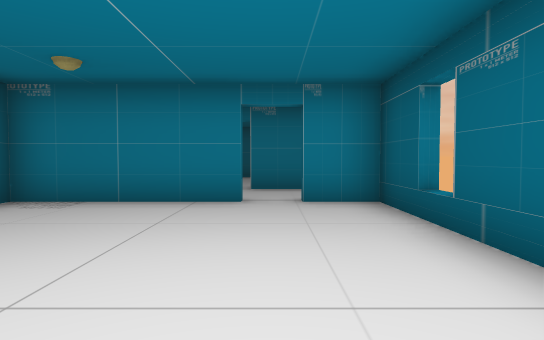
view 1 (above)

16 first-person views from a walk through a 3-D level made in the Unity game engine. The camera is 1.4 m above the floor, tilts 2° down and sees 80° across. The floor is counted in squares, 2 m on a side. Each view is taken from the middle of a square. On the plan, view 1 faces up. The plan holds only what a view shows up to about 10 squares ahead; the rest is blank. The player is left out.

view 2
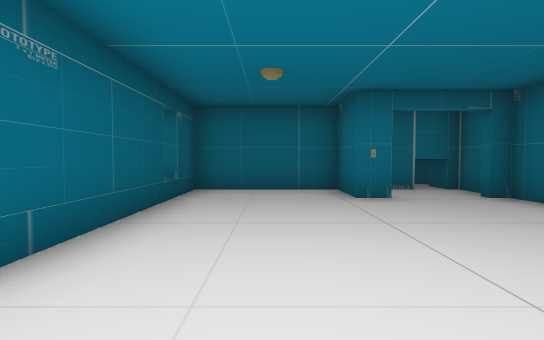

view 3
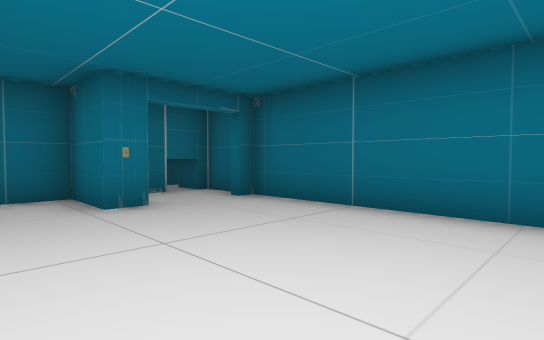

view 4
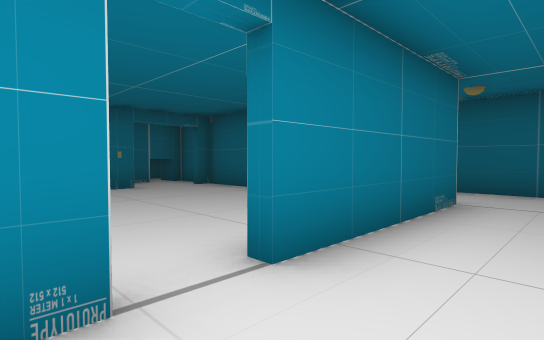

view 5
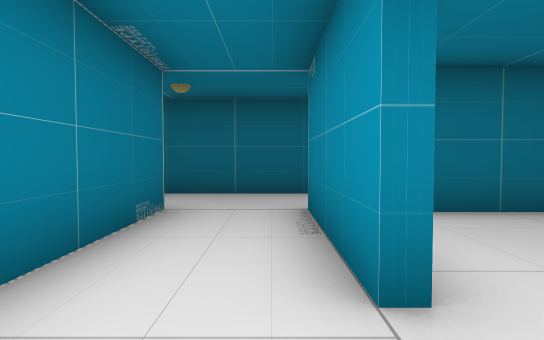

view 6
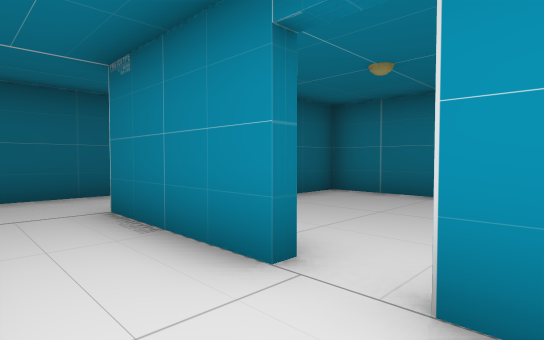

view 7
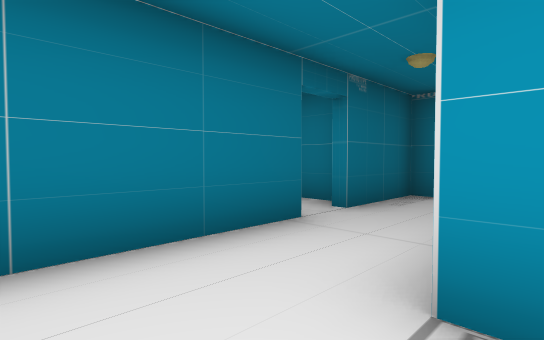

view 8
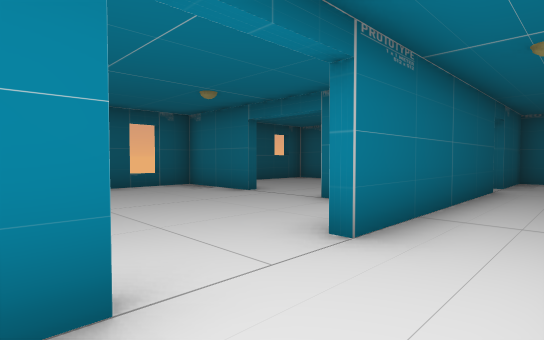

view 9
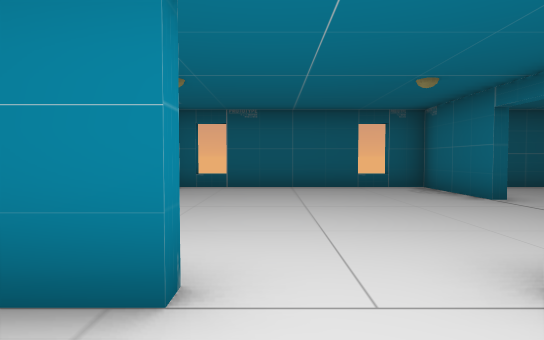

view 10
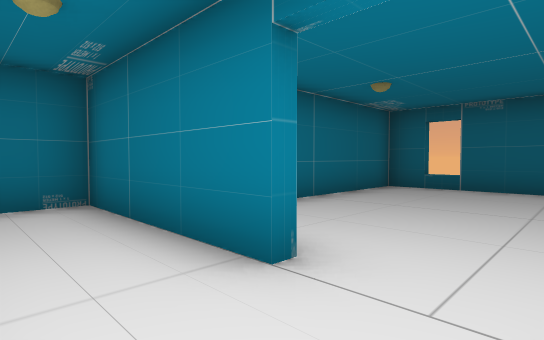

view 11
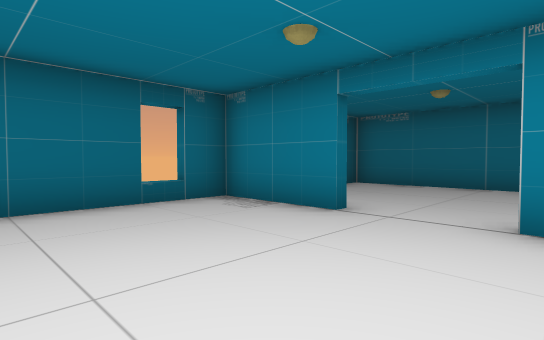

view 12
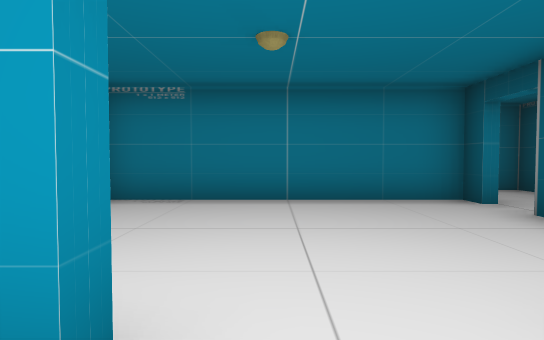

view 13
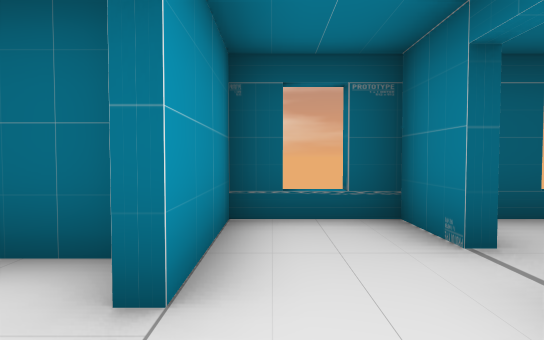

view 14
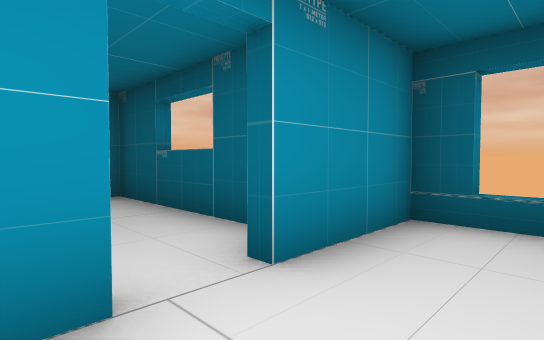

view 15
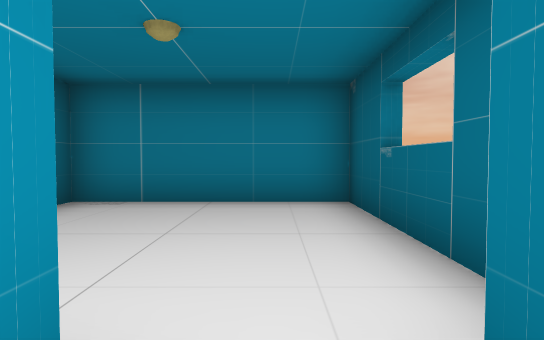

view 16
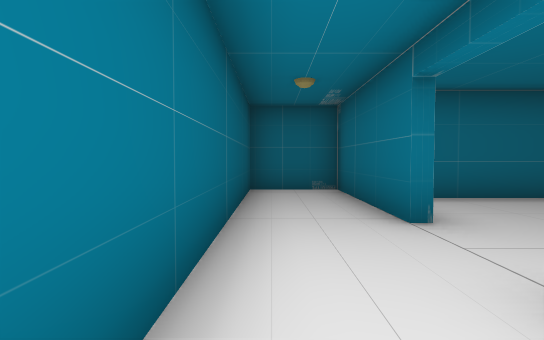

### Floor plan
Ten units are one square. View 1 is at (0, 0); x grows to the right and y downward. Boxes are objects, and circles mark ways between rooms. Rooms are numbered by the first view taken in them; rooms with no view inside come last. Other rooms are left out.
<svg viewBox="-140 -128 165 157">
<path fill="none" stroke="#000" d="M-15 14 -15 24 18 24 18 -52 5 -52M-33 24 -26 24M-4 -52 -43 -52 -43 7M-46 -55 -5 -55M-14 -75 -45 -75M-65 -90 -65 -35M-45 -35 -45 -45M4 -55 18 -55 18 -75 -5 -75M-45 -117 -45 -123 -65 -123 -65 -100M-45 14 -45 -35M-65 -16 -65 24 -48 24M-104 -58 -130 -58 -130 -54M-130 -35 -130 -15M-131 7 -79 7M-67 -100 -67 -105 -130 -105 -130 -77M3 -80 3 -123 -43 -123 -43 -91M-5 -75 -5 -79"/>
<rect x="-25" y="5" width="10" height="10" fill="#bbb"><title>other object</title></rect>
<rect x="-135" y="-15" width="10" height="20" fill="#bbb"><title>other object</title></rect>
<rect x="-135" y="-55" width="10" height="20" fill="#bbb"><title>other object</title></rect>
<circle cx="0" cy="-50" r="3" fill="#2a7"/>
<circle cx="-55" cy="-45" r="3" fill="#2a7"/>
<circle cx="-70" cy="-95" r="3" fill="#2a7"/>
<circle cx="-10" cy="-80" r="3" fill="#2a7"/>
<circle cx="-70" cy="-25" r="3" fill="#2a7"/>
<circle cx="-95" cy="-60" r="3" fill="#2a7"/>
<text x="-10" y="-10">1</text>
<text x="-40" y="-70">2</text>
<text x="-50" y="0">3</text>
<text x="-100" y="-30">4</text>
<text x="-100" y="-80">5</text>
<text x="-10" y="-100">6</text>
</svg>
Room 1 opens to room 2. Room 2 opens to room 3. Room 2 opens to room 5. Room 2 opens to room 6. Room 3 opens to room 4. Room 4 opens to room 5.

Where each view was taken, in squares from view 1:
view 1: 0 up, 0 right, facing up
view 2: 5 up, 0 right, facing down
view 3: 4 up, 0 right, facing down-left
view 4: 7 up, 1 right, facing down-left
view 5: 7 up, 0 right, facing left
view 6: 6 up, 0 right, facing up-left
view 7: 6 up, 4 left, facing up-left
view 8: 1 up, 5 left, facing up-left
view 9: 2 up, 5 left, facing left
view 10: 3 up, 5 left, facing down-left
view 11: 2 up, 8 left, facing up-left
view 12: 5 up, 10 left, facing up
view 13: 7 up, 2 left, facing right
view 14: 6 up, 2 left, facing up-right
view 15: 7 up, 1 left, facing up
view 16: 5 up, 5 left, facing down
